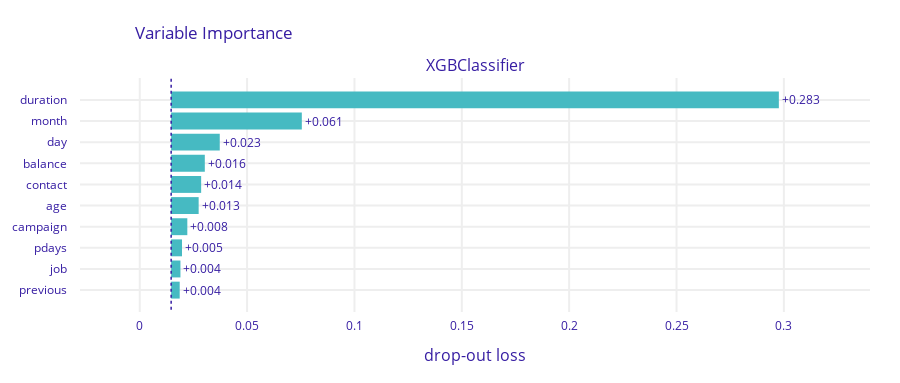

Notebook code cell kept with this figure:
### Code cell
vi = exp.model_parts(N = None, B = 20, random_state=42)
vi.plot()

### Figure 1 — Plotly figure (JSON) as saved in the notebook; plotly's stock layout.template omitted (floating-point values rounded to 4 significant figures)
{"data": [{"base": 0.01462, "hoverinfo": "text", "hoverlabel": {"bgcolor": "rgba(0,0,0,0.8)"}, "hovertext": ["Model: XGBClassifier loss after<br>variable: duration is permuted: 0.298<br>Drop-out loss change: +0.283", "Model: XGBClassifier loss after<br>variable: month is permuted: 0.075<br>Drop-out loss change: +0.061", "Model: XGBClassifier loss after<br>variable: day is permuted: 0.037<br>Drop-out loss change: +0.023", "Model: XGBClassifier loss after<br>variable: balance is permuted: 0.03<br>Drop-out loss change: +0.016", "Model: XGBClassifier loss after<br>variable: contact is permuted: 0.029<br>Drop-out loss change: +0.014", "Model: XGBClassifier loss after<br>variable: age is permuted: 0.027<br>Drop-out loss change: +0.013", "Model: XGBClassifier loss after<br>variable: campaign is permuted: 0.022<br>Drop-out loss change: +0.008", "Model: XGBClassifier loss after<br>variable: pdays is permuted: 0.02<br>Drop-out loss change: +0.005", "Model: XGBClassifier loss after<br>variable: job is permuted: 0.019<br>Drop-out loss change: +0.004", "Model: XGBClassifier loss after<br>variable: previous is permuted: 0.019<br>Drop-out loss change: +0.004"], "marker": {"color": "#46bac2"}, "orientation": "h", "showlegend": false, "text": ["+0.283", "+0.061", "+0.023", "+0.016", "+0.014", "+0.013", "+0.008", "+0.005", "+0.004", "+0.004"], "textposition": "outside", "type": "bar", "x": [0.283, 0.06086, 0.02264, 0.01568, 0.01397, 0.01281, 0.007529, 0.005046, 0.004327, 0.003979], "xaxis": "x", "y": ["duration", "month", "day", "balance", "contact", "age", "campaign", "pdays", "job", "previous"], "yaxis": "y"}], "layout": {"annotations": [{"font": {"size": 16}, "showarrow": false, "text": "XGBClassifier", "x": 0.5, "xanchor": "center", "xref": "paper", "y": 1, "yanchor": "bottom", "yref": "paper"}, {"font": {"size": 16}, "showarrow": false, "text": "drop-out loss", "x": 0.5, "xanchor": "center", "xref": "paper", "y": 0, "yanchor": "top", "yref": "paper", "yshift": -30}], "font": {"color": "#371ea3"}, "height": 383, "margin": {"b": 71, "r": 30, "t": 78}, "shapes": [{"line": {"color": "#371ea3", "dash": "dot", "width": 1.5}, "type": "line", "x0": 0.01462, "x1": 0.01462, "xref": "x", "y0": -1, "y1": 10, "yref": "y"}], "title": {"text": "Variable Importance", "x": 0.15}, "xaxis": {"anchor": "y", "automargin": true, "domain": [0, 1], "fixedrange": true, "gridwidth": 2, "range": [-0.02783, 0.3401], "tickcolor": "white", "ticklen": 3, "ticks": "outside", "type": "linear", "zeroline": false}, "yaxis": {"anchor": "x", "automargin": true, "autorange": "reversed", "domain": [0, 1], "fixedrange": true, "gridwidth": 2, "tickcolor": "white", "ticklen": 10, "ticks": "outside", "type": "category"}}}
